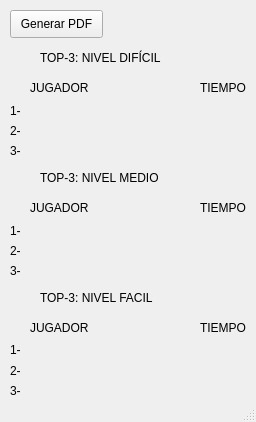
<?xml version="1.0" encoding="UTF-8"?>
<ui version="4.0">
 <class>MainWindow</class>
 <widget class="QMainWindow" name="MainWindow">
  <property name="geometry">
   <rect>
    <x>0</x>
    <y>0</y>
    <width>256</width>
    <height>422</height>
   </rect>
  </property>
  <property name="windowTitle">
   <string>MainWindow</string>
  </property>
  <widget class="QWidget" name="centralwidget">
   <widget class="QPushButton" name="pushButton">
    <property name="geometry">
     <rect>
      <x>10</x>
      <y>10</y>
      <width>93</width>
      <height>28</height>
     </rect>
    </property>
    <property name="text">
     <string>Generar PDF</string>
    </property>
   </widget>
   <widget class="QLabel" name="label_Nombre2_1">
    <property name="geometry">
     <rect>
      <x>30</x>
      <y>220</y>
      <width>161</width>
      <height>16</height>
     </rect>
    </property>
    <property name="text">
     <string/>
    </property>
   </widget>
   <widget class="QLabel" name="label_3">
    <property name="geometry">
     <rect>
      <x>10</x>
      <y>380</y>
      <width>16</width>
      <height>21</height>
     </rect>
    </property>
    <property name="text">
     <string>3-</string>
    </property>
   </widget>
   <widget class="QLabel" name="label_Tiempo3_1">
    <property name="geometry">
     <rect>
      <x>200</x>
      <y>340</y>
      <width>55</width>
      <height>16</height>
     </rect>
    </property>
    <property name="text">
     <string/>
    </property>
   </widget>
   <widget class="QLabel" name="label_Nombre2_3">
    <property name="geometry">
     <rect>
      <x>30</x>
      <y>260</y>
      <width>161</width>
      <height>16</height>
     </rect>
    </property>
    <property name="text">
     <string/>
    </property>
   </widget>
   <widget class="QLabel" name="label_11">
    <property name="geometry">
     <rect>
      <x>40</x>
      <y>170</y>
      <width>121</width>
      <height>16</height>
     </rect>
    </property>
    <property name="text">
     <string>TOP-3: NIVEL MEDIO</string>
    </property>
   </widget>
   <widget class="QLabel" name="label_Tiempo2_1">
    <property name="geometry">
     <rect>
      <x>200</x>
      <y>220</y>
      <width>55</width>
      <height>16</height>
     </rect>
    </property>
    <property name="text">
     <string/>
    </property>
   </widget>
   <widget class="QLabel" name="label_18">
    <property name="geometry">
     <rect>
      <x>30</x>
      <y>320</y>
      <width>61</width>
      <height>16</height>
     </rect>
    </property>
    <property name="text">
     <string>JUGADOR</string>
    </property>
   </widget>
   <widget class="QLabel" name="label_4">
    <property name="geometry">
     <rect>
      <x>10</x>
      <y>100</y>
      <width>16</width>
      <height>21</height>
     </rect>
    </property>
    <property name="text">
     <string>1-</string>
    </property>
   </widget>
   <widget class="QLabel" name="label_12">
    <property name="geometry">
     <rect>
      <x>40</x>
      <y>290</y>
      <width>121</width>
      <height>16</height>
     </rect>
    </property>
    <property name="text">
     <string>TOP-3: NIVEL FACIL</string>
    </property>
   </widget>
   <widget class="QLabel" name="label_15">
    <property name="geometry">
     <rect>
      <x>200</x>
      <y>80</y>
      <width>55</width>
      <height>16</height>
     </rect>
    </property>
    <property name="text">
     <string>TIEMPO</string>
    </property>
   </widget>
   <widget class="QLabel" name="label_7">
    <property name="geometry">
     <rect>
      <x>10</x>
      <y>240</y>
      <width>16</width>
      <height>21</height>
     </rect>
    </property>
    <property name="text">
     <string>2-</string>
    </property>
   </widget>
   <widget class="QLabel" name="label_13">
    <property name="geometry">
     <rect>
      <x>200</x>
      <y>320</y>
      <width>55</width>
      <height>16</height>
     </rect>
    </property>
    <property name="text">
     <string>TIEMPO</string>
    </property>
   </widget>
   <widget class="QLabel" name="label_Tiempo1_2">
    <property name="geometry">
     <rect>
      <x>200</x>
      <y>120</y>
      <width>55</width>
      <height>16</height>
     </rect>
    </property>
    <property name="text">
     <string/>
    </property>
   </widget>
   <widget class="QLabel" name="label_14">
    <property name="geometry">
     <rect>
      <x>200</x>
      <y>200</y>
      <width>55</width>
      <height>16</height>
     </rect>
    </property>
    <property name="text">
     <string>TIEMPO</string>
    </property>
   </widget>
   <widget class="QLabel" name="label_5">
    <property name="geometry">
     <rect>
      <x>10</x>
      <y>220</y>
      <width>16</width>
      <height>21</height>
     </rect>
    </property>
    <property name="text">
     <string>1-</string>
    </property>
   </widget>
   <widget class="QLabel" name="label_Nombre1_1">
    <property name="geometry">
     <rect>
      <x>30</x>
      <y>100</y>
      <width>161</width>
      <height>16</height>
     </rect>
    </property>
    <property name="text">
     <string/>
    </property>
   </widget>
   <widget class="QLabel" name="label_10">
    <property name="geometry">
     <rect>
      <x>40</x>
      <y>50</y>
      <width>121</width>
      <height>16</height>
     </rect>
    </property>
    <property name="text">
     <string>TOP-3: NIVEL DIFÍCIL</string>
    </property>
   </widget>
   <widget class="QLabel" name="label_Tiempo1_3">
    <property name="geometry">
     <rect>
      <x>200</x>
      <y>140</y>
      <width>55</width>
      <height>16</height>
     </rect>
    </property>
    <property name="text">
     <string/>
    </property>
   </widget>
   <widget class="QLabel" name="label_Nombre3_1">
    <property name="geometry">
     <rect>
      <x>30</x>
      <y>340</y>
      <width>161</width>
      <height>16</height>
     </rect>
    </property>
    <property name="text">
     <string/>
    </property>
   </widget>
   <widget class="QLabel" name="label">
    <property name="geometry">
     <rect>
      <x>10</x>
      <y>340</y>
      <width>20</width>
      <height>20</height>
     </rect>
    </property>
    <property name="text">
     <string>1-</string>
    </property>
   </widget>
   <widget class="QLabel" name="label_2">
    <property name="geometry">
     <rect>
      <x>10</x>
      <y>360</y>
      <width>16</width>
      <height>21</height>
     </rect>
    </property>
    <property name="text">
     <string>2-</string>
    </property>
   </widget>
   <widget class="QLabel" name="label_Nombre3_2">
    <property name="geometry">
     <rect>
      <x>30</x>
      <y>360</y>
      <width>161</width>
      <height>16</height>
     </rect>
    </property>
    <property name="text">
     <string/>
    </property>
   </widget>
   <widget class="QLabel" name="label_8">
    <property name="geometry">
     <rect>
      <x>10</x>
      <y>140</y>
      <width>16</width>
      <height>21</height>
     </rect>
    </property>
    <property name="text">
     <string>3-</string>
    </property>
   </widget>
   <widget class="QLabel" name="label_Nombre2_2">
    <property name="geometry">
     <rect>
      <x>30</x>
      <y>240</y>
      <width>161</width>
      <height>16</height>
     </rect>
    </property>
    <property name="text">
     <string/>
    </property>
   </widget>
   <widget class="QLabel" name="label_6">
    <property name="geometry">
     <rect>
      <x>10</x>
      <y>120</y>
      <width>16</width>
      <height>21</height>
     </rect>
    </property>
    <property name="text">
     <string>2-</string>
    </property>
   </widget>
   <widget class="QLabel" name="label_Tiempo1_1">
    <property name="geometry">
     <rect>
      <x>200</x>
      <y>100</y>
      <width>55</width>
      <height>16</height>
     </rect>
    </property>
    <property name="text">
     <string/>
    </property>
   </widget>
   <widget class="QLabel" name="label_Tiempo3_3">
    <property name="geometry">
     <rect>
      <x>200</x>
      <y>380</y>
      <width>55</width>
      <height>16</height>
     </rect>
    </property>
    <property name="text">
     <string/>
    </property>
   </widget>
   <widget class="QLabel" name="label_9">
    <property name="geometry">
     <rect>
      <x>10</x>
      <y>260</y>
      <width>16</width>
      <height>21</height>
     </rect>
    </property>
    <property name="text">
     <string>3-</string>
    </property>
   </widget>
   <widget class="QLabel" name="label_Nombre3_3">
    <property name="geometry">
     <rect>
      <x>30</x>
      <y>380</y>
      <width>161</width>
      <height>16</height>
     </rect>
    </property>
    <property name="text">
     <string/>
    </property>
   </widget>
   <widget class="QLabel" name="label_17">
    <property name="geometry">
     <rect>
      <x>30</x>
      <y>80</y>
      <width>61</width>
      <height>16</height>
     </rect>
    </property>
    <property name="text">
     <string>JUGADOR</string>
    </property>
   </widget>
   <widget class="QLabel" name="label_Nombre1_2">
    <property name="geometry">
     <rect>
      <x>30</x>
      <y>120</y>
      <width>161</width>
      <height>16</height>
     </rect>
    </property>
    <property name="text">
     <string/>
    </property>
   </widget>
   <widget class="QLabel" name="label_Tiempo2_2">
    <property name="geometry">
     <rect>
      <x>200</x>
      <y>240</y>
      <width>55</width>
      <height>16</height>
     </rect>
    </property>
    <property name="text">
     <string/>
    </property>
   </widget>
   <widget class="QLabel" name="label_16">
    <property name="geometry">
     <rect>
      <x>30</x>
      <y>200</y>
      <width>61</width>
      <height>16</height>
     </rect>
    </property>
    <property name="text">
     <string>JUGADOR</string>
    </property>
   </widget>
   <widget class="QLabel" name="label_Tiempo3_2">
    <property name="geometry">
     <rect>
      <x>200</x>
      <y>360</y>
      <width>55</width>
      <height>16</height>
     </rect>
    </property>
    <property name="text">
     <string/>
    </property>
   </widget>
   <widget class="QLabel" name="label_Tiempo2_3">
    <property name="geometry">
     <rect>
      <x>200</x>
      <y>260</y>
      <width>55</width>
      <height>16</height>
     </rect>
    </property>
    <property name="text">
     <string/>
    </property>
   </widget>
   <widget class="QLabel" name="label_Nombre1_3">
    <property name="geometry">
     <rect>
      <x>30</x>
      <y>140</y>
      <width>161</width>
      <height>16</height>
     </rect>
    </property>
    <property name="text">
     <string/>
    </property>
   </widget>
  </widget>
  <widget class="QStatusBar" name="statusbar"/>
 </widget>
 <resources/>
 <connections/>
 <slots>
  <slot>Crear_PDF()</slot>
 </slots>
</ui>
